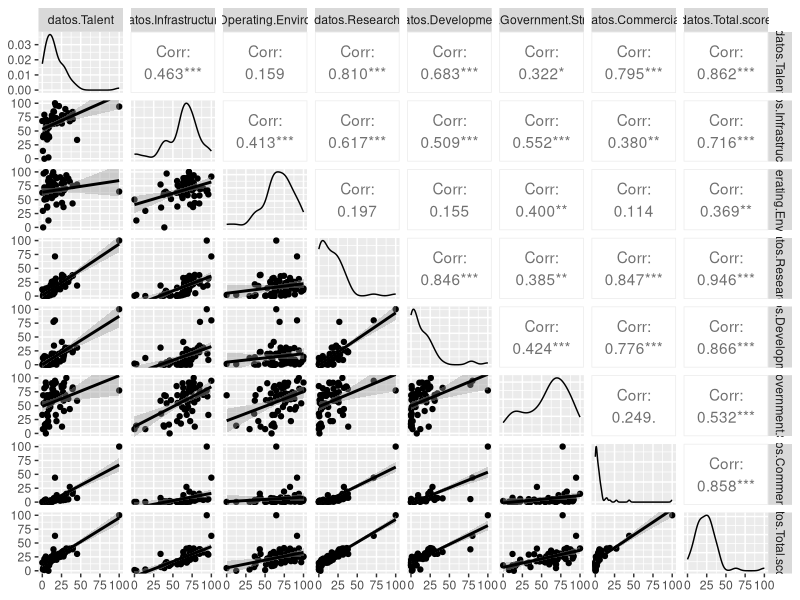
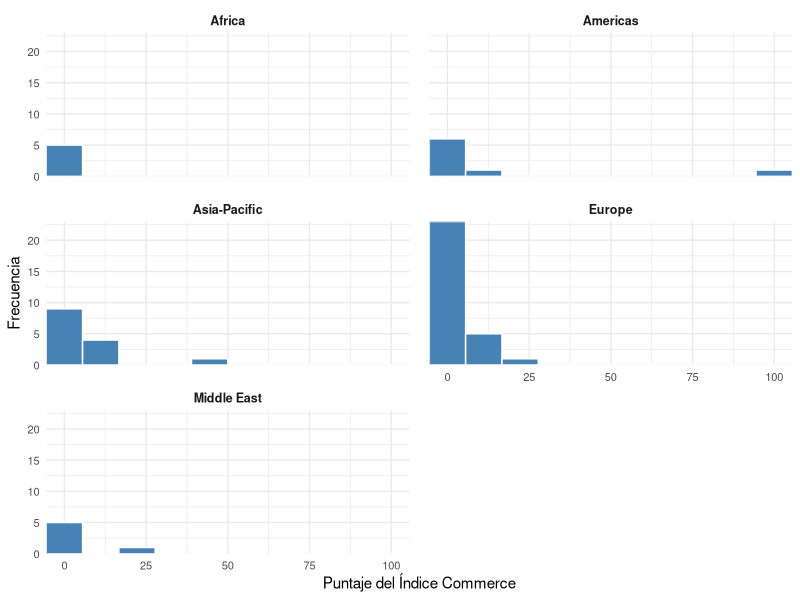
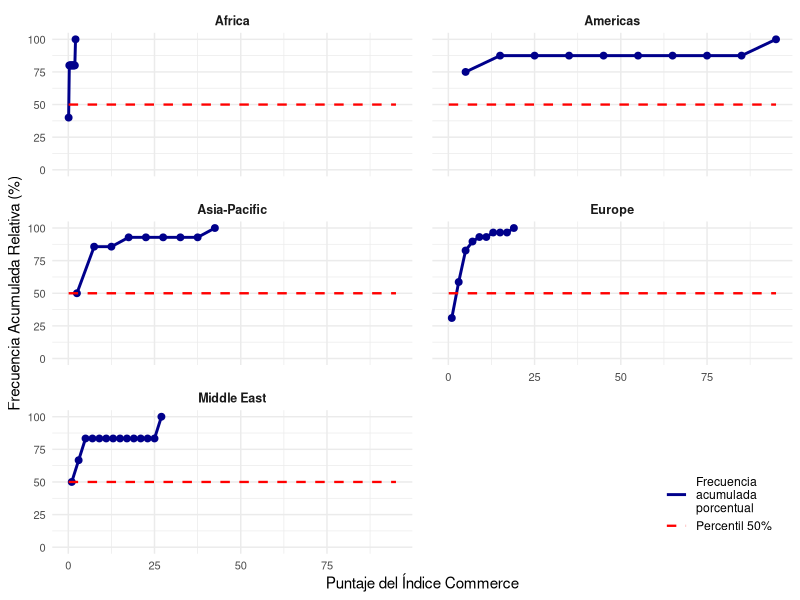
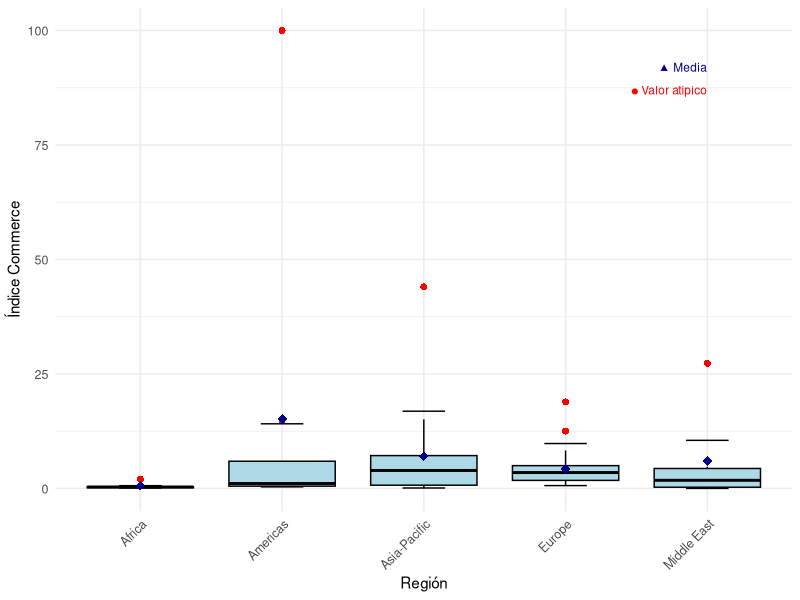
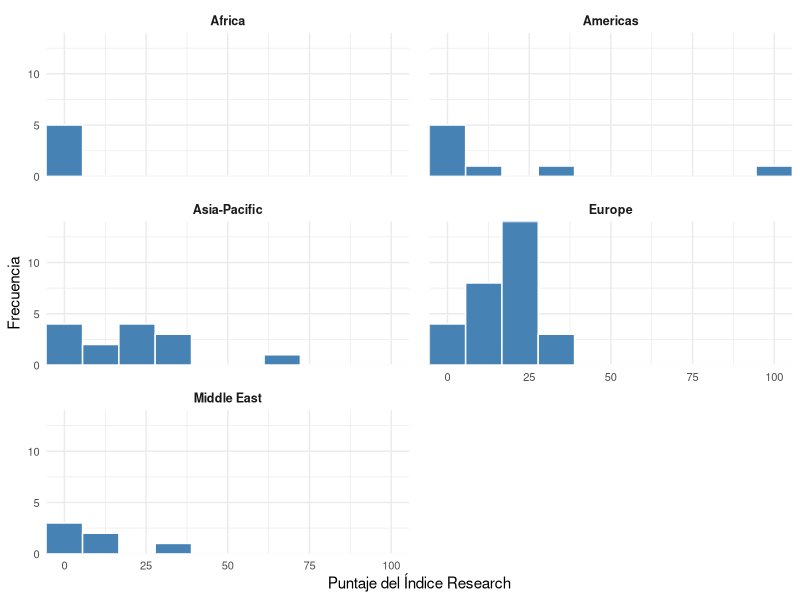
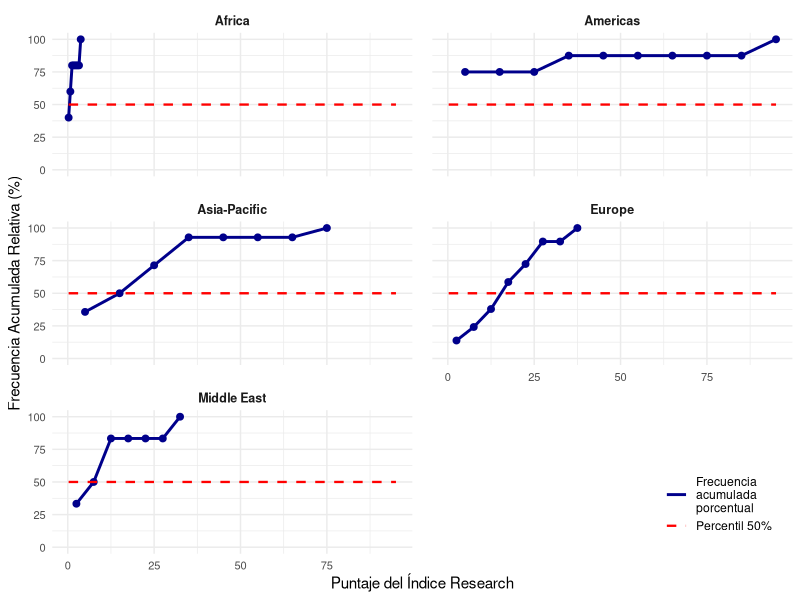

R code for these plots, in order:
## ---- chunk 1
knitr::opts_chunk$set(echo = FALSE)

#Instalación de las libreriás requeridas
library(ggplot2)
library(dplyr)
library(GGally)
library(xtable)
library(readr)
library(knitr)
library(forcats)
library(tidyr)
library(kableExtra)
## ---- chunk 2
knitr::opts_chunk$set(echo = FALSE)

#Organización en dataframes
AI_index_db <- read_csv("AI_index_db.csv")

datos <- data.frame(AI_index_db)

num <- data.frame(datos $Talent, datos $Infrastructure, datos $Operating.Environment, datos $Research, datos $Development, datos $Government.Strategy, datos $Commercial, datos $Total.score)

numeric_data <- data.frame(Commercial = datos$Commercial, Research = datos$Research, Talent = datos$Talent, Total_Score = datos$Total.score)
## ---- chunk 3

#Generación de dataframe de los datos de las variables
variables <- data.frame(
  Variable = c("Country", "Talent", "Infraestructure", "Operating Enviroment", "Research", "Development", "Government Strategy", "Commerce", "Total Score", "Region", "Cluster", "Income Group", "Political Regime"),
  Clasificacion = c("Cualitativa", "Cuantitativa", "Cuantitativa", "Cuantitativa", "Cuantitativa", "Cuantitativa", "Cuantitativa", "Cuantitativa", "Cuantitativa", "Cualitativa", "Cualitativa", "Cualitativa", "Cualitativa"),
  Categorizacion = c("Nominal", "Continua", "Continua", "Continua", "Continua", "Continua", "Continua", "Continua", "Continua", "Nominal", "Nominal", "Ordinal", "Nominal"),
  Descripcion = c(
    "Nombre del país donde se evalúa el AI Global Index.",
    "Indicador de disponibilidad de profesionales calificados para la provisión de soluciones de inteligencia artificial.",
    "Indicador de fiabilidad y la escala de la infraestructura de acceso, desde la electricidad e Internet, hasta las capacidades de superintarmética.",
    "Indicador del contexto regulatorio y la opinión pública en torno a la inteligencia artificial.",
    "Indicador del alcance de la investigación especializada y los investigadores; investigando la cantidad de publicaciones y citas en revistas académicas creíbles.",
    "Indicador de desarrollo de plataformas y algoritmos fundamentales en los que se basan los proyectos innovadores de inteligencia artificial.",
    "Indicador de la profundidad del compromiso del gobierno nacional con la inteligencia artificial; investigando los compromisos de gasto y las estrategias nacionales.",
    "Indicador del nivel de actividad de puesta en marcha, inversión e iniciativas comerciales basadas en la inteligencia artificial.",
    "Indicador AI Global Index que compara a las naciones en su nivel de inversión, innovación e implementación de la inteligencia artificial.",
    "Agrupacion de países según su localización geográfica en regiones.",
    "Agrupación de países según su historia de incursión en el desarrollo de tecnología relacionada con la Inteligencia Artificial.",
    "Nivel de ingresos presentado en el país.",
    "Tipo de régimen político presentado en el país."
  )
)

# Ajuste del diseño de la tabla
cat("\\renewcommand{\\arraystretch}{1.5}\n")
cat("\\begin{footnotesize}")
knitr::kable(variables, 
             caption = "Variables y su clasificación", 
             format = "latex", 
             booktabs = TRUE, 
             longtable = TRUE,
             col.names = c("Variable", "Clasificación", "Categorización", "Descripción"),
             align = c("l", "l", "l", "p{8cm}"))
cat("\\end{footnotesize}")
cat("\\renewcommand{\\arraystretch}{1}\n")

## ---- chunk 4

#Genreación del gráfico
figura1 <- ggpairs(num, lower = list(continuous = "smooth"))
ggsave("figura1.png", plot = figura1, width = 7, height = 7, dpi = 300)
## ---- chunk 5

# Cálculo de las estadísticas
custom_stats_region <- function(df, var, total_score) {
  x <- df[[var]]
  total <- df[[total_score]]
  x <- x[!is.na(x)]
  total <- total[!is.na(total)]
  
  mean_val <- round(mean(x), 2)
  freq_table <- table(x)
  mode_val <- as.numeric(names(freq_table)[freq_table == max(freq_table)])
  mode_text <- if (length(mode_val) > 3) "> 3 modas" else paste(round(mode_val, 2), collapse = ", ")
  std_dev <- round(sd(x), 2)
  min_val <- round(min(x), 2)
  q1 <- round(quantile(x, 0.25), 2)
  median_val <- round(median(x), 2)
  q3 <- round(quantile(x, 0.75), 2)
  max_val <- round(max(x), 2)
  range_val <- round(max_val - min_val, 2)
  iqr <- round(q3 - quantile(x, 0.25), 2)
  cv <- round((std_dev / mean_val) * 100, 2)
  cov_val <- round(cov(x, total, use = "complete.obs"), 2)
  cor_val <- round(cor(x, total, use = "complete.obs"), 2)

  return(data.frame(
    Media = mean_val,
    Moda = mode_text,
    Mínimo = min_val,
    Q1 = q1,
    Mediana = median_val,
    Q3 = q3,
    Máximo = max_val,
    Rango = range_val,
    RIQ = iqr,
    `Desv est` = std_dev,
    CV = cv,
    `Cov Total Score` = cov_val,
    `Corr Total Score` = cor_val
  ))
}

regiones <- unique(datos$Region)
region_stats_list <- list()

for (i in 1:length(regiones)) {
  region <- regiones[i]
  
  region_data <- datos %>% filter(Region == region)
  
  commerce_stats <- custom_stats_region(region_data, "Commercial", "Total.score")
  talent_stats <- custom_stats_region(region_data, "Talent", "Total.score")
  research_stats <- custom_stats_region(region_data, "Research", "Total.score")
  total_stats <- custom_stats_region(region_data, "Total.score", "Total.score")
  
  region_df <- bind_rows(
    cbind(Region = region, Indice = "Commerce", commerce_stats),
    cbind(Region = region, Indice = "Talent", talent_stats),
    cbind(Region = region, Indice = "Research", research_stats),
    cbind(Region = region, Indice = "Total Score", total_stats)
  )
  
  region_stats_list[[i]] <- region_df
}

region_stats <- bind_rows(region_stats_list)

tabla2 <- region_stats %>% 
  select(Region, Indice, Media, Moda, Mínimo, Q1, Mediana, Q3, Máximo) %>% 
  rename(`Región` = Region, `Índice` = Indice)

#Ajuste del diseño de la tabla
cat("\\renewcommand{\\arraystretch}{1.3}\n")
cat("\\begin{scriptsize}")
knitr::kable(tabla2, 
             caption = "Medidas de tendencia central y posición", 
             format = "latex", 
             booktabs = TRUE, 
             longtable = TRUE,
             row.names = FALSE, 
             align = "llrrrrrrr",
             na.string = "")
cat("\\end{scriptsize}")
cat("\\renewcommand{\\arraystretch}{1}\n")

## ---- chunk 6

# Cálculo de las estadísticas
tabla3 <- region_stats %>% 
  select(Region, Indice, Rango, RIQ, `Desv.est`, CV, `Cov.Total.Score`, `Corr.Total.Score`) %>% 
  rename(`Región` = Region, `Índice` = Indice, `Cov Total Score` = `Cov.Total.Score`, `Corr Total Score` = `Corr.Total.Score`)

# Ajuste del diseño de la tabla
cat("\\renewcommand{\\arraystretch}{1.3}\n")
cat("\\begin{scriptsize}")
knitr::kable(tabla3, 
             caption = "Medidas de dispersión e indicadores por región e índice", 
             format = "latex", 
             booktabs = TRUE, 
             longtable = TRUE,
             row.names = FALSE,  
             align = "llrrrrr",
             na.string = "")
cat("\\end{scriptsize}")
cat("\\renewcommand{\\arraystretch}{1}\n")

## ---- chunk 7
# Crear intervalos para la variable Commercial
intervalos <- cut(datos$Commercial, breaks = seq(0, 100, by = 10), 
                  include.lowest = TRUE, right = TRUE)

# Calcular frecuencias
frec_abs <- table(intervalos)
frec_rel <- prop.table(frec_abs)
frec_abs_acum <- cumsum(frec_abs)
frec_rel_acum <- cumsum(frec_rel)

# Crear la tabla de frecuencias
tabla_frecuencias_commercial <- data.frame(
  Intervalo = levels(intervalos),
  "F Absoluta" = as.numeric(frec_abs),
  "F Relativa" = round(as.numeric(frec_rel), 2),
  "F Abs Acum" = as.numeric(frec_abs_acum),
  "F Rel Acum" = round(as.numeric(frec_rel_acum), 2)
)

# Mostrar la tabla con knitr::kable
knitr::kable(tabla_frecuencias_commercial, 
             caption = "Frecuencia del Índice Commercial",
             align = c('l', 'c', 'c', 'c', 'c'))

## ---- chunk 8

#Generación de la tabla
crear_intervalos <- function(data, variable, n_bins = 8) {
  breaks <- pretty(range(data[[variable]], na.rm = TRUE), n = n_bins)
  return(breaks)
}
commerce_breaks <- crear_intervalos(datos, "Commercial")
total_score_breaks <- crear_intervalos(datos, "Total.score")
commerce_labels <- paste0("(", commerce_breaks[-length(commerce_breaks)], ", ", commerce_breaks[-1], "]")
score_labels <- paste0("(", total_score_breaks[-length(total_score_breaks)], ", ", total_score_breaks[-1], "]")
datos$Commercial_interval <- cut(datos$Commercial, 
                                breaks = commerce_breaks, 
                                labels = commerce_labels, 
                                include.lowest = TRUE)
datos$TotalScore_interval <- cut(datos$Total.score, 
                                breaks = total_score_breaks, 
                                labels = score_labels, 
                                include.lowest = TRUE)
tabla_contingencia <- table(datos$Commercial_interval, datos$TotalScore_interval)
tabla_df <- as.data.frame.matrix(tabla_contingencia)
tabla_df$Total <- rowSums(tabla_df)
totales_columna <- colSums(tabla_df)
tabla_df <- rbind(tabla_df, Total = totales_columna)
tabla4 <- tabla_df %>%
  tibble::rownames_to_column(var = "A  -   B") %>%
  dplyr::rename(`A - B` = `A  -   B`) %>% 
  dplyr::select(`A - B`, everything()) 

colnames(tabla4) <- c("A   -   B", "[0, 10]", "(10, 20]", "(20, 30]", "(30, 40]", "(40, 50]", 
                      "(50, 60]", "(60, 70]", "(70, 80]", "(80, 90]", "(90, 100]", "Total")

cat("\\renewcommand{\\arraystretch}{1.3}\n")
cat("\\begin{scriptsize}")
print(xtable::xtable(tabla4, 
                   caption = "Tabla de Frecuencia Bivariada Índice Commerce (A) vs Total Score (B)"),
      tabular.environment = "longtable",
      floating = FALSE,
      include.rownames = FALSE,
      latex.environments = "",
      caption.placement = "top")
cat("\\end{scriptsize}")
cat("\\renewcommand{\\arraystretch}{1}\n")
## ---- chunk 9

# Crear el histograma 
figura2 <- ggplot(datos, aes(x = Commercial)) +
  geom_histogram(bins = 10, fill = "steelblue", color = "white") +
  facet_wrap(~Region, ncol = 2, scales = "fixed") +  
  scale_x_continuous(expand = c(0, 0)) +
  scale_y_continuous(expand = c(0, 0)) +
  labs(x = "Puntaje del Índice Commerce",
       y = "Frecuencia") +
  theme_minimal() +
  theme(plot.title = element_text(hjust = 0.5, size = 12),
        axis.text = element_text(size = 8),
        strip.text = element_text(size = 9, face = "bold"),
        panel.spacing = unit(1, "lines"))
ggsave("figura2.png", plot = figura2, width = 8, height = 9, dpi = 300)

## ---- chunk 10

# Generar diagrama
prepare_ogive_data <- function(df, variable, region_var, bins = 10) {
  df %>%
    filter(!is.na(.data[[variable]])) %>%
    group_by(.data[[region_var]]) %>%
    do({
      region_data <- .
      breaks <- pretty(range(region_data[[variable]], na.rm = TRUE), n = bins)
      h <- hist(region_data[[variable]], breaks = breaks, plot = FALSE)
      cum_freq <- cumsum(h$counts) / sum(h$counts) * 100
      data.frame(
        Region = unique(region_data[[region_var]]),
        bin = h$mids,
        freq_acum_rel = cum_freq
      )
    }) %>%
    ungroup()
}

ojiva_data <- prepare_ogive_data(datos, "Commercial", "Region", bins = 10)

figura_ojiva <- ggplot(ojiva_data, aes(x = bin, y = freq_acum_rel)) +
  geom_line(color = "darkblue", size = 1, aes(linetype = "Frecuencia\nacumulada\nporcentual")) +
  geom_point(color = "darkblue", size = 2) +
  geom_line(data = data.frame(bin = c(min(ojiva_data$bin), max(ojiva_data$bin)),
            freq_acum_rel = 50,
            Linea = "Percentil 50%"),
          aes(x = bin, y = freq_acum_rel, linetype = Linea),
          color = "red", size = 0.8) +
  facet_wrap(~Region, ncol = 2, scales = "fixed") +
  labs(
    x = "Puntaje del Índice Commerce",
    y = "Frecuencia Acumulada Relativa (%)",
    linetype = "" 
  ) +
  theme_minimal() +
  theme(
    plot.title = element_text(hjust = 0.5, size = 12),
    axis.text = element_text(size = 8),
    strip.text = element_text(size = 9, face = "bold"),
    panel.spacing = unit(1, "lines"),
    legend.box = "vertical",
    legend.background = element_rect(fill = alpha("white", 0.8), color =NA),
    legend.margin = margin(4, 4, 4, 4),
    legend.position = c(0.98, 0.02),
    legend.justification = c(1, 0)
  ) +
  scale_linetype_manual(values = c("Frecuencia\nacumulada\nporcentual" = "solid", "Percentil 50%" = "dashed")) +
  scale_y_continuous(limits = c(0, 100))

ggsave("figura3.png", plot = figura_ojiva, width = 8, height = 9, dpi = 300)

## ---- chunk 11

# Generación del. diagrama
stats_boxplot <- datos %>%
  group_by(Region) %>%
  summarise(
    q1 = quantile(Commercial, 0.25, na.rm = TRUE),
    q3 = quantile(Commercial, 0.75, na.rm = TRUE),
    iqr = IQR(Commercial, na.rm = TRUE),
    lower_whisker = max(min(Commercial, na.rm = TRUE), q1 - 1.5 * iqr),
    upper_whisker = min(max(Commercial, na.rm = TRUE), q3 + 1.5 * iqr),
    mean_val = mean(Commercial, na.rm = TRUE),
    .groups = "drop"
  )

datos$Region <- factor(datos$Region)

figura4 <- ggplot(datos, aes(x = Region, y = Commercial)) +
  geom_boxplot(outlier.colour = "red",
               outlier.shape = 16,
               outlier.size = 2,
               fill = "lightblue",
               color = "black",
               coef = 1.5) +
  
  geom_segment(data = stats_boxplot,
               aes(x = as.numeric(factor(Region)) - 0.15, 
                   xend = as.numeric(factor(Region)) + 0.15,
                   y = lower_whisker, 
                   yend = lower_whisker),
               color = "black", linewidth = 0.5) +
  
  geom_segment(data = stats_boxplot,
               aes(x = as.numeric(factor(Region)) - 0.15, 
                   xend = as.numeric(factor(Region)) + 0.15,
                   y = upper_whisker, 
                   yend = upper_whisker),
               color = "black", linewidth = 0.5) +
  
  stat_summary(fun = mean,
               geom = "point",
               shape = 18,
               size = 3,
               color = "darkblue") +
  
  labs(x = "Región",
       y = "Índice Commerce") +
  
  theme_minimal() +
  theme(
    axis.text.x = element_text(angle = 45, hjust = 1, size = 9),
    axis.text.y = element_text(size = 9),
    plot.title = element_text(hjust = 0.5, size = 12)
  ) +
  annotate("text", x = max(as.numeric(factor(datos$Region))), 
           y = max(datos$Commercial, na.rm = TRUE) * 0.92, 
           label = "▲ Media", color = "darkblue", size = 3, hjust = 1) +
  annotate("text", x = max(as.numeric(factor(datos$Region))), 
           y = max(datos$Commercial, na.rm = TRUE) * 0.87, 
           label = "● Valor atípico", color = "red", size = 3, hjust = 1)
ggsave("figura4.png", plot = figura4, width = 8, height = 5, dpi = 300)

## ---- chunk 12

# Crear intervalos para la variable Research
intervalos <- cut(datos$Research, breaks = seq(0, 100, by = 10), 
                  include.lowest = TRUE, right = TRUE)

# Calcular frecuencias
frec_abs <- table(intervalos)
frec_rel <- prop.table(frec_abs)
frec_abs_acum <- cumsum(frec_abs)
frec_rel_acum <- cumsum(frec_rel)

# Crear la tabla de frecuencias
tabla_frecuencias_research <- data.frame(
  Intervalo = levels(intervalos),
  "F Absoluta" = as.numeric(frec_abs),
  "F Relativa" = round(as.numeric(frec_rel), 2),
  "F Abs Acum" = as.numeric(frec_abs_acum),
  "F Rel Acum" = round(as.numeric(frec_rel_acum), 2)
)

# Mostrar la tabla con el mismo formato
knitr::kable(tabla_frecuencias_research, 
             caption = "Frecuencia del Índice Research",
             align = c('l', 'c', 'c', 'c', 'c'))

## ---- chunk 13

#Generación de la tabla
crear_intervalos <- function(data, variable, n_bins = 8) {
  breaks <- pretty(range(data[[variable]], na.rm = TRUE), n = n_bins)
  return(breaks)
}
research_breaks <- crear_intervalos(datos, "Research")
total_score_breaks <- crear_intervalos(datos, "Total.score")
research_labels <- paste0("(", research_breaks[-length(research_breaks)], ", ", research_breaks[-1], "]")
score_labels <- paste0("(", total_score_breaks[-length(total_score_breaks)], ", ", total_score_breaks[-1], "]")
datos$Research_interval <- cut(datos$Research, 
                                breaks = research_breaks, 
                                labels = research_labels, 
                                include.lowest = TRUE)
datos$TotalScore_interval <- cut(datos$Total.score, 
                                breaks = total_score_breaks, 
                                labels = score_labels, 
                                include.lowest = TRUE)
tabla_contingencia <- table(datos$Research_interval, datos$TotalScore_interval)
tabla_df <- as.data.frame.matrix(tabla_contingencia)
tabla_df$Total <- rowSums(tabla_df)
totales_columna <- colSums(tabla_df)
tabla_df <- rbind(tabla_df, Total = totales_columna)
tabla5 <- tabla_df %>%
  tibble::rownames_to_column(var = "A  -   B") %>%
  dplyr::rename(`A - B` = `A  -   B`) %>% 
  dplyr::select(`A - B`, everything()) 

colnames(tabla5) <- c("A   -   B", "[0, 10]", "(10, 20]", "(20, 30]", "(30, 40]", "(40, 50]", 
                      "(50, 60]", "(60, 70]", "(70, 80]", "(80, 90]", "(90, 100]", "Total")

cat("\\renewcommand{\\arraystretch}{1.3}\n")
cat("\\begin{scriptsize}")
print(xtable::xtable(tabla5, 
                   caption = "Tabla de Frecuencia Bivariada Índice Research (A) vs Total Score (B)"),
      tabular.environment = "longtable",
      floating = FALSE,
      include.rownames = FALSE,
      latex.environments = "",
      caption.placement = "top")
cat("\\end{scriptsize}")
cat("\\renewcommand{\\arraystretch}{1}\n")
## ---- chunk 14

# Crear el histograma 
figura5 <- ggplot(datos, aes(x = Research)) +
  geom_histogram(bins = 10, fill = "steelblue", color = "white") +
  facet_wrap(~Region, ncol = 2, scales = "fixed") +  
  scale_x_continuous(expand = c(0, 0)) +
  scale_y_continuous(expand = c(0, 0)) +
  labs(x = "Puntaje del Índice Research",
       y = "Frecuencia") +
  theme_minimal() +
  theme(plot.title = element_text(hjust = 0.5, size = 12),
        axis.text = element_text(size = 8),
        strip.text = element_text(size = 9, face = "bold"),
        panel.spacing = unit(1, "lines"))
ggsave("figura5.png", plot = figura5, width = 8, height = 9, dpi = 300)
## ---- chunk 15

# Generar diagrama
prepare_ogive_data <- function(df, variable, region_var, bins = 10) {
  df %>%
    filter(!is.na(.data[[variable]])) %>%
    group_by(.data[[region_var]]) %>%
    do({
      region_data <- .
      breaks <- pretty(range(region_data[[variable]], na.rm = TRUE), n = bins)
      h <- hist(region_data[[variable]], breaks = breaks, plot = FALSE)
      cum_freq <- cumsum(h$counts) / sum(h$counts) * 100
      data.frame(
        Region = unique(region_data[[region_var]]),
        bin = h$mids,
        freq_acum_rel = cum_freq
      )
    }) %>%
    ungroup()
}

ojiva_data <- prepare_ogive_data(datos, "Research", "Region", bins = 10)

figura_ojiva <- ggplot(ojiva_data, aes(x = bin, y = freq_acum_rel)) +
  geom_line(color = "darkblue", size = 1, aes(linetype = "Frecuencia\nacumulada\nporcentual")) +
  geom_point(color = "darkblue", size = 2) +
  geom_line(data = data.frame(bin = c(min(ojiva_data$bin), max(ojiva_data$bin)),
            freq_acum_rel = 50,
            Linea = "Percentil 50%"),
          aes(x = bin, y = freq_acum_rel, linetype = Linea),
          color = "red", size = 0.8) +
  facet_wrap(~Region, ncol = 2, scales = "fixed") +
  labs(
    x = "Puntaje del Índice Research",
    y = "Frecuencia Acumulada Relativa (%)",
    linetype = "" 
  ) +
  theme_minimal() +
  theme(
    plot.title = element_text(hjust = 0.5, size = 12),
    axis.text = element_text(size = 8),
    strip.text = element_text(size = 9, face = "bold"),
    panel.spacing = unit(1, "lines"),
    legend.box = "vertical",
    legend.background = element_rect(fill = alpha("white", 0.8), color =NA),
    legend.margin = margin(4, 4, 4, 4),
    legend.position = c(0.98, 0.02),
    legend.justification = c(1, 0)
  ) +
  scale_linetype_manual(values = c("Frecuencia\nacumulada\nporcentual" = "solid", "Percentil 50%" = "dashed")) +
  scale_y_continuous(limits = c(0, 100))

ggsave("figura6.png", plot = figura_ojiva, width = 8, height = 9, dpi = 300)
## ---- chunk 16
datos <- read.csv("AI_index_db.csv")

# Crear intervalos para la variable Talent
intervalos <- cut(datos$Talent, breaks = seq(0, 100, by = 10), 
                  include.lowest = TRUE, right = TRUE)

# Calcular frecuencias
frec_abs <- table(intervalos)
frec_rel <- prop.table(frec_abs)
frec_abs_acum <- cumsum(frec_abs)
frec_rel_acum <- cumsum(frec_rel)

# Crear la tabla de frecuencias
tabla_frecuencias_talent <- data.frame(
  Intervalo = levels(intervalos),
  "F Absoluta" = as.numeric(frec_abs),
  "F Relativa" = round(as.numeric(frec_rel), 2),
  "F Abs Acum" = as.numeric(frec_abs_acum),
  "F Rel Acum" = round(as.numeric(frec_rel_acum), 2)
)

# Mostrar la tabla con knitr::kable
knitr::kable(tabla_frecuencias_talent, 
             caption = "Frecuencia del Índice Talent",
             align = c('l', 'c', 'c', 'c', 'c'))
